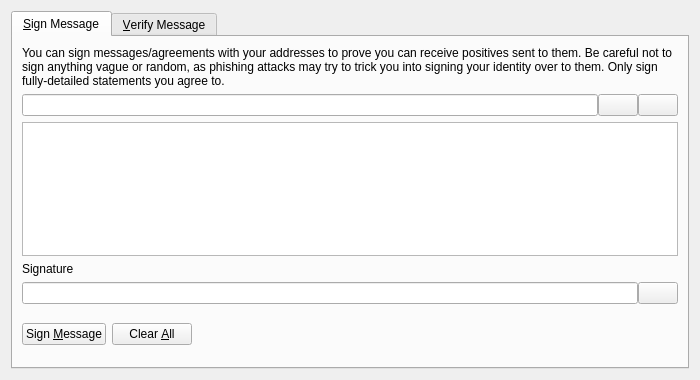
<?xml version="1.0" encoding="UTF-8"?>
<ui version="4.0">
 <class>SignVerifyMessageDialog</class>
 <widget class="QDialog" name="SignVerifyMessageDialog">
  <property name="geometry">
   <rect>
    <x>0</x>
    <y>0</y>
    <width>700</width>
    <height>380</height>
   </rect>
  </property>
  <property name="windowTitle">
   <string>Signatures - Sign / Verify a Message</string>
  </property>
  <property name="modal">
   <bool>true</bool>
  </property>
  <layout class="QVBoxLayout" name="verticalLayout">
   <item>
    <widget class="QTabWidget" name="tabWidget">
     <property name="currentIndex">
      <number>0</number>
     </property>
     <widget class="QWidget" name="tabSignMessage">
      <attribute name="title">
       <string>&amp;Sign Message</string>
      </attribute>
      <layout class="QVBoxLayout" name="verticalLayout_SM">
       <item>
        <widget class="QLabel" name="infoLabel_SM">
         <property name="text">
          <string>You can sign messages/agreements with your addresses to prove you can receive positives sent to them. Be careful not to sign anything vague or random, as phishing attacks may try to trick you into signing your identity over to them. Only sign fully-detailed statements you agree to.</string>
         </property>
         <property name="textFormat">
          <enum>Qt::PlainText</enum>
         </property>
         <property name="wordWrap">
          <bool>true</bool>
         </property>
        </widget>
       </item>
       <item>
        <layout class="QHBoxLayout" name="horizontalLayout_1_SM">
         <property name="spacing">
          <number>0</number>
         </property>
         <item>
          <widget class="QValidatedLineEdit" name="addressIn_SM">
           <property name="toolTip">
            <string>The Positive address to sign the message with</string>
           </property>
          </widget>
         </item>
         <item>
          <widget class="QPushButton" name="addressBookButton_SM">
           <property name="toolTip">
            <string>Choose previously used address</string>
           </property>
           <property name="text">
            <string/>
           </property>
           <property name="icon">
            <iconset resource="../bitcoin.qrc">
             <normaloff>:/icons/address-book</normaloff>:/icons/address-book</iconset>
           </property>
           <property name="shortcut">
            <string>Alt+A</string>
           </property>
           <property name="autoDefault">
            <bool>false</bool>
           </property>
          </widget>
         </item>
         <item>
          <widget class="QPushButton" name="pasteButton_SM">
           <property name="toolTip">
            <string>Paste address from clipboard</string>
           </property>
           <property name="text">
            <string/>
           </property>
           <property name="icon">
            <iconset resource="../bitcoin.qrc">
             <normaloff>:/icons/editpaste</normaloff>:/icons/editpaste</iconset>
           </property>
           <property name="shortcut">
            <string>Alt+P</string>
           </property>
           <property name="autoDefault">
            <bool>false</bool>
           </property>
          </widget>
         </item>
        </layout>
       </item>
       <item>
        <widget class="QPlainTextEdit" name="messageIn_SM">
         <property name="toolTip">
          <string>Enter the message you want to sign here</string>
         </property>
        </widget>
       </item>
       <item>
        <widget class="QLabel" name="signatureLabel_SM">
         <property name="text">
          <string>Signature</string>
         </property>
         <property name="textFormat">
          <enum>Qt::PlainText</enum>
         </property>
        </widget>
       </item>
       <item>
        <layout class="QHBoxLayout" name="horizontalLayout_2_SM">
         <property name="spacing">
          <number>0</number>
         </property>
         <item>
          <widget class="QLineEdit" name="signatureOut_SM">
           <property name="font">
            <font>
             <italic>true</italic>
            </font>
           </property>
           <property name="readOnly">
            <bool>true</bool>
           </property>
          </widget>
         </item>
         <item>
          <widget class="QPushButton" name="copySignatureButton_SM">
           <property name="toolTip">
            <string>Copy the current signature to the system clipboard</string>
           </property>
           <property name="text">
            <string/>
           </property>
           <property name="icon">
            <iconset resource="../bitcoin.qrc">
             <normaloff>:/icons/editcopy</normaloff>:/icons/editcopy</iconset>
           </property>
           <property name="autoDefault">
            <bool>false</bool>
           </property>
          </widget>
         </item>
        </layout>
       </item>
       <item>
        <layout class="QHBoxLayout" name="horizontalLayout_3_SM">
         <item>
          <widget class="QPushButton" name="signMessageButton_SM">
           <property name="toolTip">
            <string>Sign the message to prove you own this Positive address</string>
           </property>
           <property name="text">
            <string>Sign &amp;Message</string>
           </property>
           <property name="icon">
            <iconset resource="../bitcoin.qrc">
             <normaloff>:/icons/edit</normaloff>:/icons/edit</iconset>
           </property>
           <property name="autoDefault">
            <bool>false</bool>
           </property>
          </widget>
         </item>
         <item>
          <widget class="QPushButton" name="clearButton_SM">
           <property name="toolTip">
            <string>Reset all sign message fields</string>
           </property>
           <property name="text">
            <string>Clear &amp;All</string>
           </property>
           <property name="icon">
            <iconset resource="../bitcoin.qrc">
             <normaloff>:/icons/remove</normaloff>:/icons/remove</iconset>
           </property>
           <property name="autoDefault">
            <bool>false</bool>
           </property>
          </widget>
         </item>
         <item>
          <spacer name="horizontalSpacer_1_SM">
           <property name="orientation">
            <enum>Qt::Horizontal</enum>
           </property>
           <property name="sizeHint" stdset="0">
            <size>
             <width>40</width>
             <height>48</height>
            </size>
           </property>
          </spacer>
         </item>
         <item>
          <widget class="QLabel" name="statusLabel_SM">
           <property name="font">
            <font>
             <weight>75</weight>
             <bold>true</bold>
            </font>
           </property>
           <property name="text">
            <string/>
           </property>
           <property name="wordWrap">
            <bool>true</bool>
           </property>
          </widget>
         </item>
         <item>
          <spacer name="horizontalSpacer_2_SM">
           <property name="orientation">
            <enum>Qt::Horizontal</enum>
           </property>
           <property name="sizeHint" stdset="0">
            <size>
             <width>40</width>
             <height>48</height>
            </size>
           </property>
          </spacer>
         </item>
        </layout>
       </item>
      </layout>
     </widget>
     <widget class="QWidget" name="tabVerifyMessage">
      <attribute name="title">
       <string>&amp;Verify Message</string>
      </attribute>
      <layout class="QVBoxLayout" name="verticalLayout_VM">
       <item>
        <widget class="QLabel" name="infoLabel_VM">
         <property name="text">
          <string>Enter the receiver's address, message (ensure you copy line breaks, spaces, tabs, etc. exactly) and signature below to verify the message. Be careful not to read more into the signature than what is in the signed message itself, to avoid being tricked by a man-in-the-middle attack. Note that this only proves the signing party receives with the address, it cannot prove sendership of any transaction!</string>
         </property>
         <property name="textFormat">
          <enum>Qt::PlainText</enum>
         </property>
         <property name="alignment">
          <set>Qt::AlignLeading|Qt::AlignLeft|Qt::AlignTop</set>
         </property>
         <property name="wordWrap">
          <bool>true</bool>
         </property>
        </widget>
       </item>
       <item>
        <layout class="QHBoxLayout" name="horizontalLayout_1_VM">
         <property name="spacing">
          <number>0</number>
         </property>
         <item>
          <widget class="QValidatedLineEdit" name="addressIn_VM">
           <property name="toolTip">
            <string>The Positive address the message was signed with</string>
           </property>
          </widget>
         </item>
         <item>
          <widget class="QPushButton" name="addressBookButton_VM">
           <property name="toolTip">
            <string>Choose previously used address</string>
           </property>
           <property name="text">
            <string/>
           </property>
           <property name="icon">
            <iconset resource="../bitcoin.qrc">
             <normaloff>:/icons/address-book</normaloff>:/icons/address-book</iconset>
           </property>
           <property name="shortcut">
            <string>Alt+A</string>
           </property>
           <property name="autoDefault">
            <bool>false</bool>
           </property>
          </widget>
         </item>
        </layout>
       </item>
       <item>
        <widget class="QPlainTextEdit" name="messageIn_VM"/>
       </item>
       <item>
        <widget class="QValidatedLineEdit" name="signatureIn_VM"/>
       </item>
       <item>
        <layout class="QHBoxLayout" name="horizontalLayout_2_VM">
         <item>
          <widget class="QPushButton" name="verifyMessageButton_VM">
           <property name="toolTip">
            <string>Verify the message to ensure it was signed with the specified Positive address</string>
           </property>
           <property name="text">
            <string>Verify &amp;Message</string>
           </property>
           <property name="icon">
            <iconset resource="../bitcoin.qrc">
             <normaloff>:/icons/transaction_0</normaloff>:/icons/transaction_0</iconset>
           </property>
           <property name="autoDefault">
            <bool>false</bool>
           </property>
          </widget>
         </item>
         <item>
          <widget class="QPushButton" name="clearButton_VM">
           <property name="toolTip">
            <string>Reset all verify message fields</string>
           </property>
           <property name="text">
            <string>Clear &amp;All</string>
           </property>
           <property name="icon">
            <iconset resource="../bitcoin.qrc">
             <normaloff>:/icons/remove</normaloff>:/icons/remove</iconset>
           </property>
           <property name="autoDefault">
            <bool>false</bool>
           </property>
          </widget>
         </item>
         <item>
          <spacer name="horizontalSpacer_1_VM">
           <property name="orientation">
            <enum>Qt::Horizontal</enum>
           </property>
           <property name="sizeHint" stdset="0">
            <size>
             <width>40</width>
             <height>48</height>
            </size>
           </property>
          </spacer>
         </item>
         <item>
          <widget class="QLabel" name="statusLabel_VM">
           <property name="font">
            <font>
             <weight>75</weight>
             <bold>true</bold>
            </font>
           </property>
           <property name="text">
            <string/>
           </property>
           <property name="wordWrap">
            <bool>true</bool>
           </property>
          </widget>
         </item>
         <item>
          <spacer name="horizontalSpacer_2_VM">
           <property name="orientation">
            <enum>Qt::Horizontal</enum>
           </property>
           <property name="sizeHint" stdset="0">
            <size>
             <width>40</width>
             <height>48</height>
            </size>
           </property>
          </spacer>
         </item>
        </layout>
       </item>
      </layout>
     </widget>
    </widget>
   </item>
  </layout>
 </widget>
 <customwidgets>
  <customwidget>
   <class>QValidatedLineEdit</class>
   <extends>QLineEdit</extends>
   <header>qt/qvalidatedlineedit.h</header>
  </customwidget>
 </customwidgets>
 <resources>
  <include location="../bitcoin.qrc"/>
 </resources>
 <connections/>
</ui>
